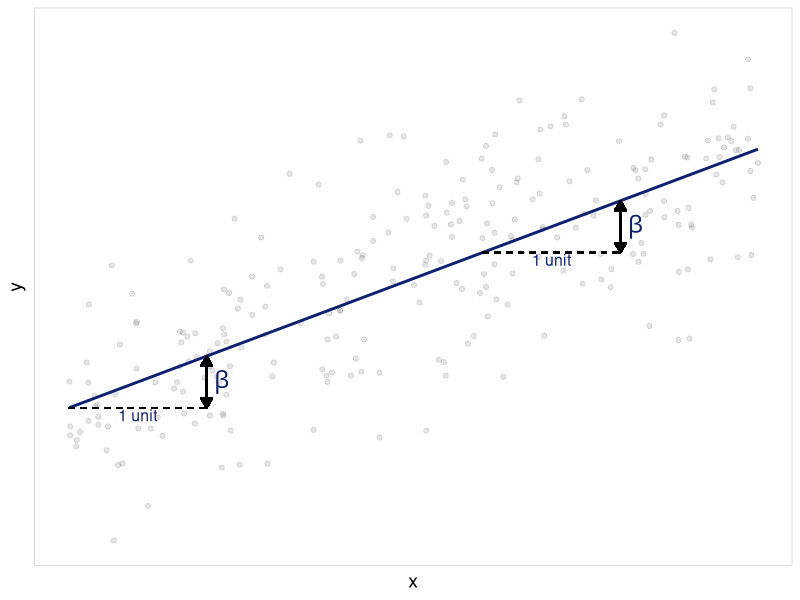
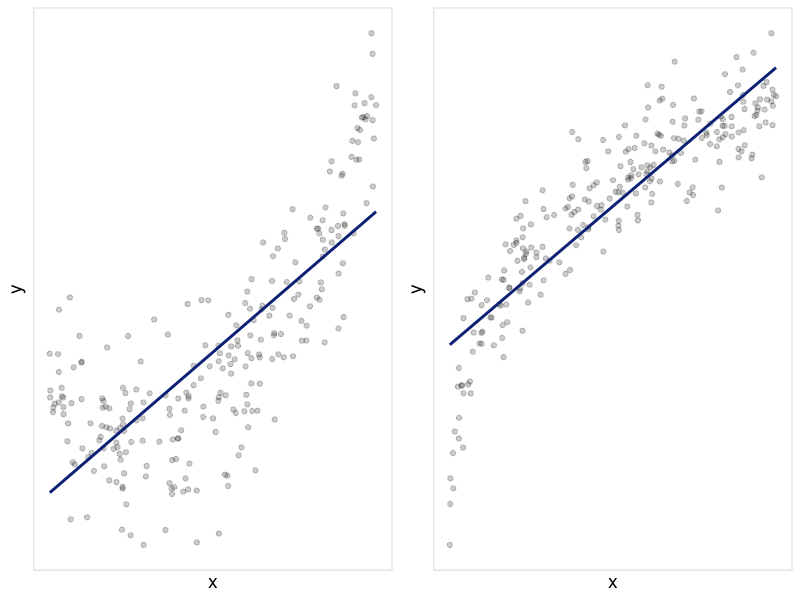
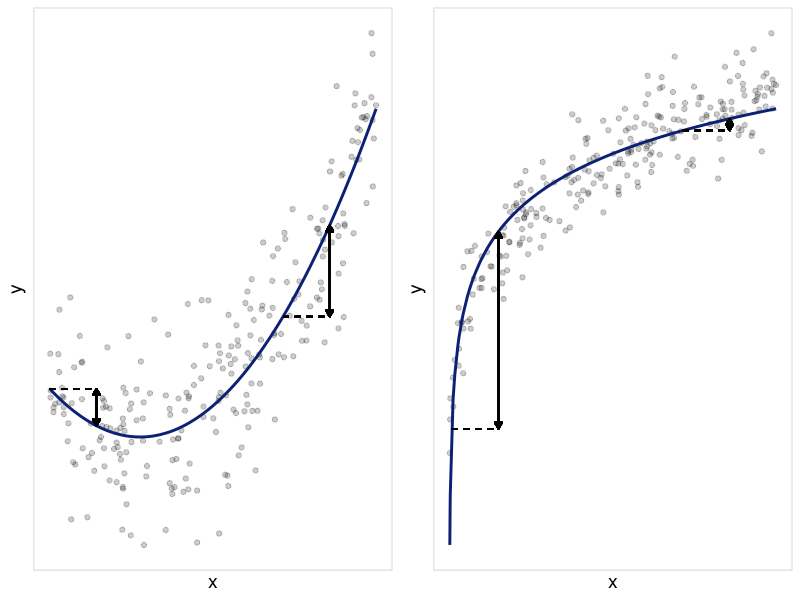
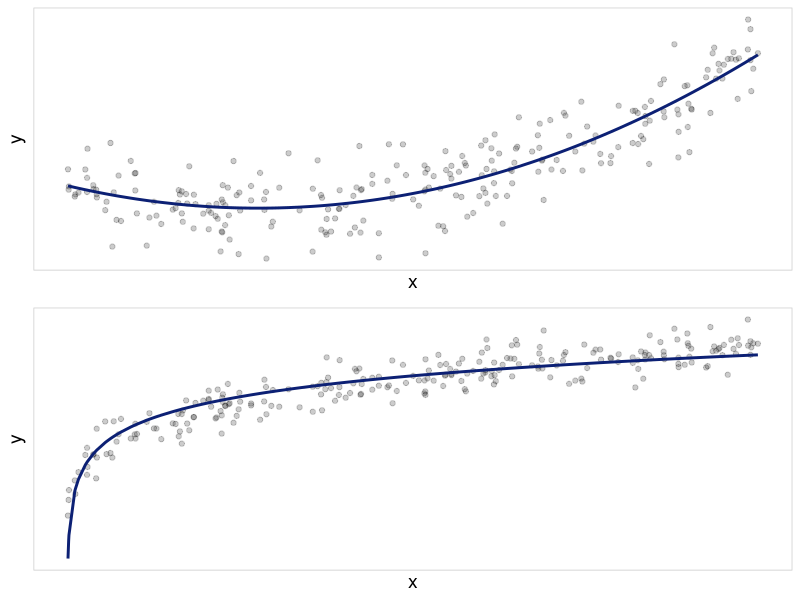
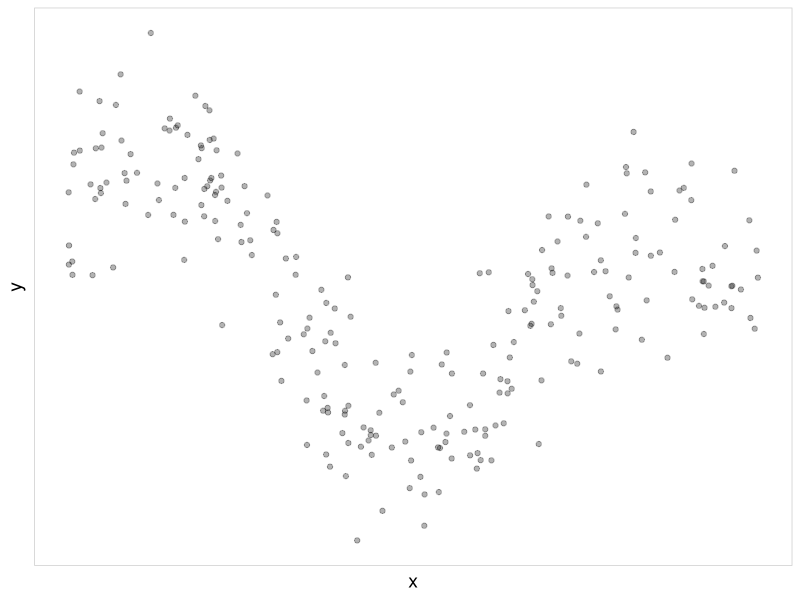
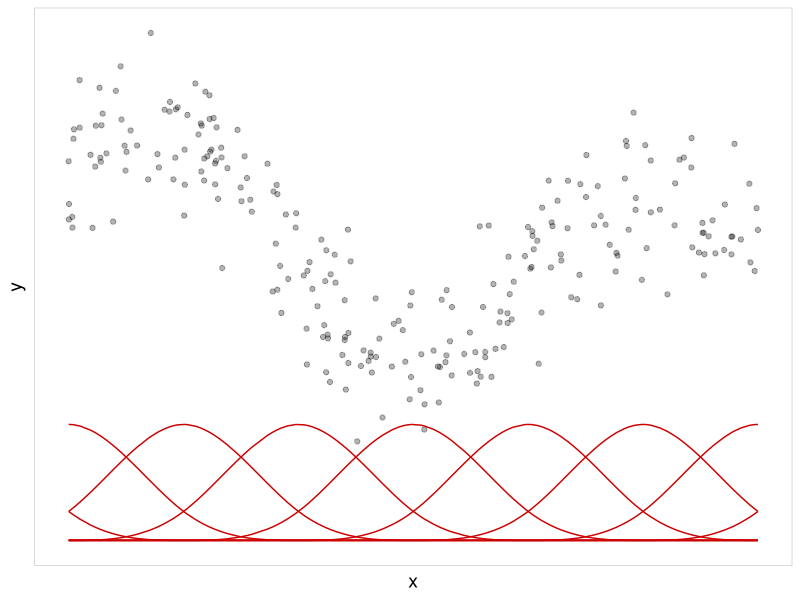
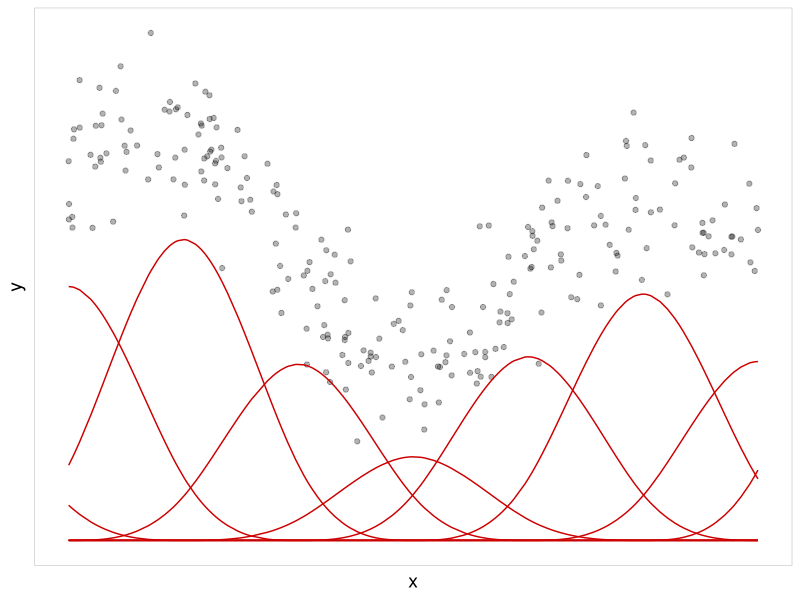
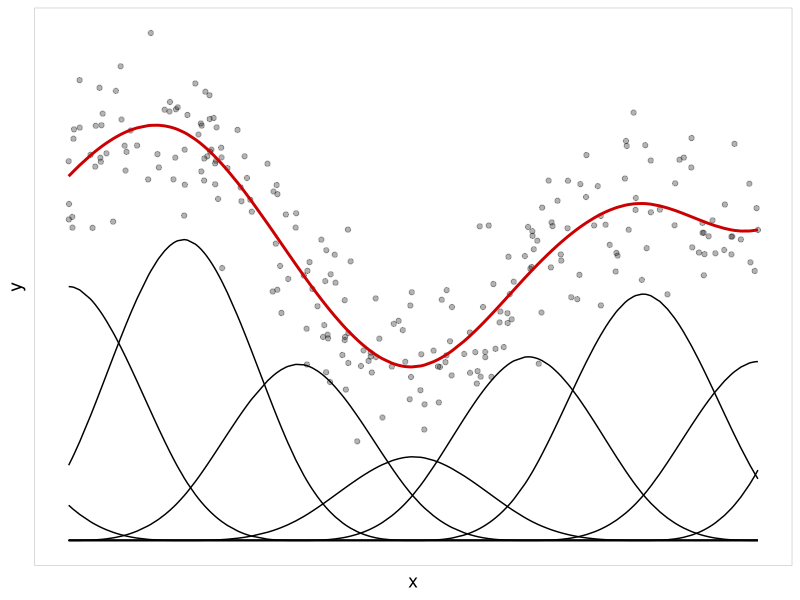

R code for these plots, in order:
## ---- chunk 1
knitr::knit_hooks$set(
  nospace = function(before, options, envir) {
    if (before) {
      knitr::asis_output("\\vspace*{-1.5ex}")
    }
  }
)

knitr::opts_chunk$set(echo = TRUE, nospace = TRUE, nospaceafter = TRUE,
                      fig.align = 'center', out.width = "100%")


EMCdark <- "#0c2074"
# \definecolor{EMCdark}{HTML}{0c2074}
# \definecolor{EMC80}{HTML}{3d4d90}
# \definecolor{EMC60}{HTML}{6d79ac}
# \definecolor{EMC40}{HTML}{9ea6c7}
# \definecolor{EMC20}{HTML}{ced2e3}
# \definecolor{darkred}{RGB}{204,0,0}
drkred <- rgb(204, 0, 0, maxColorValue = 255)
## ---- chunk 2
set.seed(2020)
dat <- data.frame(x = runif(250, 0, 7))
dat$y <- with(dat, (0.5*x - 1)^2) + rnorm(250, 0, 0.8)
dat$z <- with(dat, x^(1/4)) + rnorm(250, 0, 0.1)

m1 <- lm(y ~ x, data = dat)
m2 <- lm(z ~ x, data = dat)

m1b <- lm(y ~ x + I(x^2), data = dat)

m2b <- lm(z ~ log(x), data = dat)

library(ggplot2)
ggtemp <- list(theme_bw(),
               theme(axis.title = element_text(size = 14),
                     axis.text = element_blank(),
                     axis.ticks = element_blank(),
                     panel.grid = element_blank(),
                     panel.border = element_rect(color = grey(0.8)))
)

p0list <- list(
  ggplot(dat, aes(x = x, y = y)) +
    ggtemp +
    xlab(expression(x)) +
    geom_point(alpha = 0.2) +
    theme(plot.title = element_text(margin = margin(t = 6, b = -20), hjust = 0.05)),
  
  ggplot(dat, aes(x = x, y = z)) +
    ggtemp +
    xlab(expression(x)) +
    geom_point(alpha = 0.2) +
    ylab('y') +
    theme(plot.title = element_text(margin = margin(t = 6, b = -20), hjust = 0.05))
)

p3list <- list(
    p0list[[1]] +
    geom_line(data = cbind(dat, fit = m1b$fit), aes(x = x, y = fit), size = 1, lty = 1, color = EMCdark) +
    geom_segment(aes(x = 0, xend = 1, y = coef(m1b) %*% c(1, 0, 0), yend = coef(m1b) %*% c(1, 0, 0)),
                 lty = 2) +
    geom_segment(aes(x = 1, xend = 1,
                     y = coef(m1b) %*% c(1, 0, 0), yend = coef(m1b) %*% c(1, 1, 1)),
                 arrow = arrow(ends = 'both', type = 'closed', length = unit(0.02, "npc"))) +
    geom_segment(aes(x = 5, xend = 6, y = coef(m1b) %*% c(1, 5, 5^2), yend = coef(m1b) %*% c(1, 5, 5^2)),
                 lty = 2) +
    geom_segment(aes(x = 6, xend = 6,
                     y = coef(m1b) %*% c(1, 5, 5^2), yend = coef(m1b) %*% c(1, 6, 6^2)),
                 arrow = arrow(ends = 'both', type = 'closed', length = unit(0.02, "npc"))),
  
  p0list[[2]] +
    geom_line(data = cbind(dat, fit = m2b$fit), aes(x = x, y = fit), size = 1, lty = 1, color = EMCdark) +
    geom_segment(aes(x = 0.05, xend = 1.05, y = coef(m2b) %*% c(1, log(0.05)), 
                     yend = coef(m2b) %*% c(1, log(0.05))),
                 lty = 2) +
    geom_segment(aes(x = 1.05, xend = 1.05,
                     y = coef(m2b) %*% c(1, log(0.05)), yend = coef(m2b) %*% c(1, log(1.05))),
                 arrow = arrow(ends = 'both', type = 'closed', length = unit(0.02, "npc"))) +
    geom_segment(aes(x = 5, xend = 6, y = coef(m2b) %*% c(1, log(5)), yend = coef(m2b) %*% c(1, log(5))),
                 lty = 2) +
    geom_segment(aes(x = 6, xend = 6,
                     y = coef(m2b) %*% c(1, log(5)), yend = coef(m2b) %*% c(1, log(6))),
                 arrow = arrow(ends = 'both', type = 'closed', length = unit(0.02, "npc")))
)
## ---- chunk 3
set.seed(2020)
dat0 <- data.frame(x = runif(250, 0, 5))
dat0$y <- 0.3*dat0$x + rnorm(250, 0, 0.3)

m <- lm(y ~ x, data = dat0)

ggplot(dat0, aes(x = x, y = y)) +
  ggtemp +
  geom_point(alpha = 0.1) +
  geom_line(data = cbind(dat0, fit = m$fit), aes(y = fit), color = EMCdark, size = 1) +
  geom_segment(aes(x = 0, xend = 1, y = coef(m) %*% c(1, 0), yend = coef(m) %*% c(1, 0)),
               lty = 2) +
  geom_segment(aes(x = 1, xend = 1,
                   y = coef(m) %*% c(1, 0), yend = coef(m) %*% c(1, 1)),
               arrow = arrow(ends = 'both', type = 'closed', length = unit(0.02, "npc"))) +
  geom_segment(aes(x = 3, xend = 4, y = coef(m) %*% c(1, 3), yend = coef(m) %*% c(1, 3)),
               lty = 2) +
  geom_segment(aes(x = 4, xend = 4,
                   y = coef(m) %*% c(1, 3), yend = coef(m) %*% c(1, 4)),
               arrow = arrow(ends = 'both', type = 'closed', length = unit(0.02, "npc"))) +
  annotate('text', x = 1, y = coef(m) %*% c(1, 0.5), label = "beta", parse = TRUE,
           color = EMCdark, hjust = -0.5, size = 6) +
  annotate('text', x = 4, y = coef(m) %*% c(1, 3.5), label = "beta",
           color = EMCdark, hjust = -0.5, size = 6, parse = TRUE) +
  annotate('text', x = 0.5, y = coef(m) %*% c(1, 0), label = "1 unit",
           color = EMCdark, vjust = 1.1, size = 4) +
  annotate('text', x = 3.5, y = coef(m) %*% c(1, 3), label = "1 unit",
           color = EMCdark, vjust = 1.1, size = 4)
## ---- chunk 4
cowplot::plot_grid(
  p0list[[1]] +
    geom_line(data = cbind(dat, fit = m1$fit), aes(x = x, y = fit), size = 1, color = EMCdark),
  p0list[[2]] +
    geom_line(data = cbind(dat, fit = m2$fit), aes(x = x, y = fit), size = 1, color = EMCdark)
)
## ---- chunk 5
cowplot::plot_grid(plotlist = p3list)
## ---- chunk 6
cowplot::plot_grid(
  p0list[[1]] +
    geom_line(data = cbind(dat, fit = m1b$fit), aes(x = x, y = fit), size = 1, lty = 1, color = EMCdark),
  
  p0list[[2]] +
    geom_line(data = cbind(dat, fit = m2b$fit), aes(x = x, y = fit), size = 1, lty = 1, color = EMCdark),
  ncol = 1)
## ---- chunk 7
tpower <- function(x, t, p)
  # Function for truncated p-th power function
  (x - t) ^ p * (x > t)

bbase <- function(x, ndx, deg){
  xl <- min(x, na.rm = TRUE)
  xr <- max(x, na.rm = TRUE)
  
  # Function for B-spline basis
  dx <- (xr - xl) / ndx
  # knots <- seq(xl - deg * dx, xr + deg * dx, by = dx)
  knots <- knots(x, ndx, deg)
  P <- outer(x, knots, tpower, deg)
  n <- dim(P)[2]
  D <- diff(diag(n), diff = deg + 1) / (gamma(deg + 1) * dx ^ deg)
  B <- (-1) ^ (deg + 1) * P %*% t(D)
  B 
}

knots <- function(x, ndx, deg){
  xl <- min(x, na.rm = TRUE)
  xr <- max(x, na.rm = TRUE)
  dx <- (xr - xl) / ndx
  seq(xl - deg * dx, xr + deg * dx, by = dx)
}

set.seed(2019)
dat <- data.frame(x = sort(runif(250, min = 0, max = 2)))
dat$y <- 4 + sin(5*dat$x) + 1*dat$x^3 - 2 * dat$x^2 + rnorm(length(dat$x), 0, 0.5)

kn <- knots(dat$x, 6, deg = 3)
B <- bbase(dat$x, 6, deg = 3)

mod <- lm(dat$y ~ B - 1)
dat$fit <- mod$fitted.values

dat2 <- reshape2::melt(cbind(dat, B*2), id.vars = c('x', 'y', 'fit'))
dat3 <- reshape2::melt(cbind(dat, B * matrix(nrow = nrow(B), ncol = ncol(B),
                                data = rep(coef(mod), nrow(B)), byrow = TRUE)),
                       id.vars = c('x', 'y', 'fit'))

p0 <- ggplot(dat, aes(x = x, y = y)) +
  ggtemp +
  xlab("x") +
  geom_point(alpha = 0.3)
## ---- chunk 8
p0
## ---- chunk 9
p0 + 
  geom_line(data = dat2, aes(y = value, group = variable), color = drkred)
## ---- chunk 10
p0 + 
  geom_line(data = dat3, aes(y = value, group = variable), color = drkred)
## ---- chunk 11
p0 + 
  geom_line(data = dat3, aes(y = value, group = variable)) +
  geom_line(aes(y = fit), size = 1, col = drkred)
## ---- chunk 12
plist <- list()

for (dg in 0:3) {
  set.seed(2019)
  dat <- data.frame(x = sort(runif(250, min = 0, max = 2)))
  dat$y <- 4 + sin(5*dat$x) + 1*dat$x^3 - 2 * dat$x^2 + rnorm(length(dat$x), 0, 0.5)

  kn <- knots(dat$x, 6, deg = dg)
  B <- bbase(dat$x, 6, deg = dg)
  
  mod <- lm(dat$y ~ B - 1)
  dat$fit <- mod$fitted.values
  dat$fit[1] <- NA

  dat2 <- reshape2::melt(cbind(dat, B * 1), id.vars = c('x', 'y', 'fit'))

  plist[[dg + 1]] <- ggplot(dat, aes(x = x, y = y)) +
    ggtemp +
    xlab("x") +
    geom_point(alpha = 0.3) +
    geom_line(data = dat2, aes(y = value, group = variable), color = EMCdark) +
    geom_line(aes(y = fit), size = 1, color = EMCdark, na.rm = TRUE) +
    ggtitle(paste0("degree = ", dg)) +
    theme(plot.title = element_text(hjust = 0.5, margin = margin(t = 10, b = -20),
                                    family = "mono"),
          plot.margin = margin(l = 5, t = 5, b = 5, r = 5, unit = "pt"),
          axis.title = element_blank())
}

cowplot::plot_grid(plotlist = plist)
## ---- chunk 13
plist_NS <- plist_BS <- list()

dfs <- c(1, 2, 3, 5, 10, 30)
for (k in seq_along(dfs)) {
  df <- dfs[k]
  
  set.seed(2019)
  dat <- data.frame(x = sort(runif(250, min = 0, max = 2)))
  dat$y <- 4 + sin(5*dat$x) + 1*dat$x^3 - 2 * dat$x^2 + rnorm(length(dat$x), 0, 0.5)
  
  mod_ns <- lm(y ~ splines::ns(x, df = df), data = dat)
  dat$fit_ns <- mod_ns$fitted.values
  NS <- splines::ns(dat$x, df = df)
  if (df >= 3) {
    mod_bs <- lm(y ~ splines::bs(x, df = df), data = dat)
    dat$fit_bs <- mod_bs$fitted.values
    BS <- splines::bs(dat$x, df = df)
    dat_BS <- reshape2::melt(cbind(dat, BS), id.vars = c('x', 'y', 'fit_bs', 'fit_ns'))
  } else {
    dat$fit_bs <- NA
  }
  
  dat_NS <- reshape2::melt(cbind(dat, NS), id.vars = c('x', 'y', 'fit_bs', 'fit_ns'))

  p <- ggplot(dat, aes(x = x, y = y)) +
    ggtemp +
    geom_point(alpha = 0.3) +
    theme(plot.title = element_text(hjust = 0.5, margin = margin(t = 10, b = -15),
                                    family = "mono"),
          plot.margin = margin(l = 5, t = 5, b = 5, r = 5, unit = "pt"),
          axis.title = element_blank())

  
  plist_NS[[k]] <- p +
    geom_vline(xintercept = attr(NS, 'knots'), lty = 3, color = grey(0.7)) +
    geom_vline(xintercept = attr(NS, 'Boundary.knots'), lty = 2, color = grey(0.7)) +
    geom_line(data = dat_NS, aes(y = value, group = variable), color = EMCdark) +
    geom_line(aes(y = fit_ns), size = 1, color = EMCdark) +
    ggtitle(paste0("ns(x, df = ", df, ")"))
  
  if (df >= 3) {
    plist_BS[[k]] <- p +
    geom_vline(xintercept = attr(BS, 'knots'), lty = 3, color = grey(0.7)) +
    geom_vline(xintercept = attr(BS, 'Boundary.knots'), lty = 2, color = grey(0.7)) +
      geom_line(data = dat_BS, aes(y = value, group = variable), color = EMCdark) +
      geom_line(aes(y = fit_bs), size = 1, color = EMCdark) +
      ggtitle(paste0("bs(x, df = ", df, ")"))
  }
}
## ---- chunk 14
cowplot::plot_grid(plotlist = plist_NS)
## ---- chunk 15
cowplot::plot_grid(plotlist = plist_BS)
